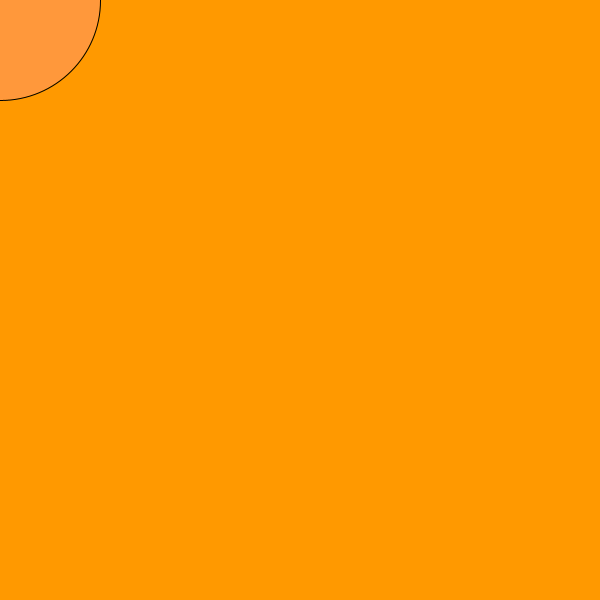
Frame 1 (no input)
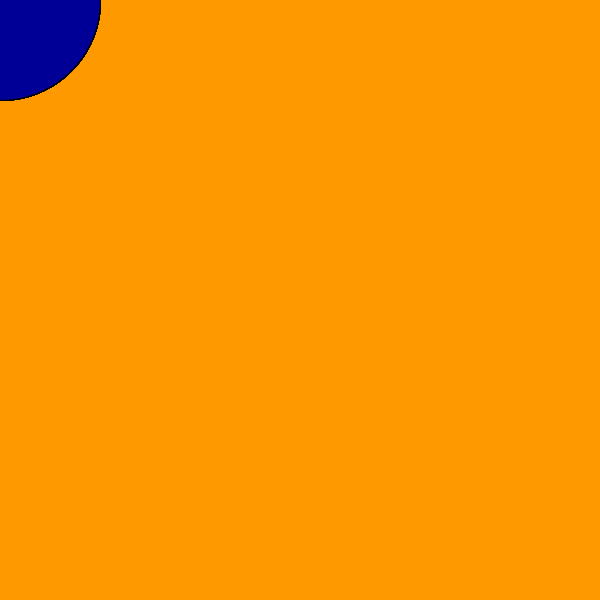
Frame 60 (the mouse pressed at the canvas centre just before this capture)
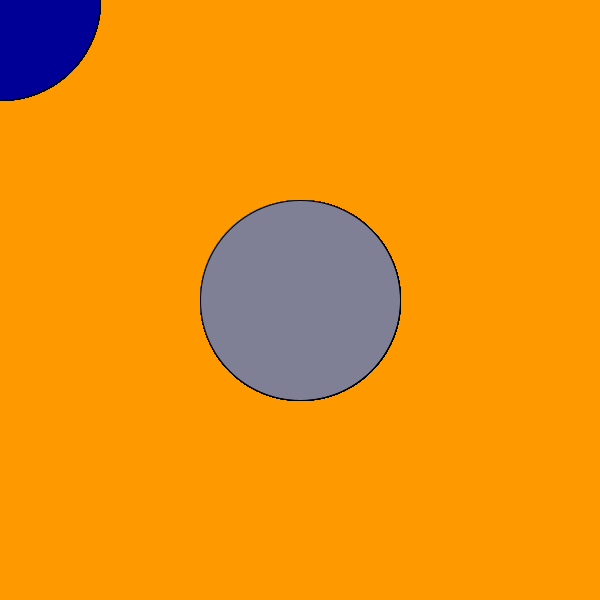
Frame 120 (the mouse held since frame 60 and released just before this capture)

The Processing sketch that drew these frames (run headless with seeded random() and noise(); from frame 60 on, the mouse is pressed at the canvas centre):

// Processing sketch: color
// ── color.pde
color c;
//c is an instance of the color datatype
// color is not technically a class. which is why lowercase.

// red() gree() blue()

void setup(){
  size (600, 600);
  c = color(255, 150, 150,100);
  
  color hexColor = #FF9900;
  background(hexColor);

}

//color() vs color
//red() gree() blue()
//brightness() hue() saturation()


void draw(){
  //background(c);
  fill(c);
  c = color(map(mouseX, 0, width, 0, 255),
            map(mouseY, 0, height, 0, 255),
            blue(c));
  println(brightness(c));
  ellipse(mouseX, mouseY, 200,200);


}
